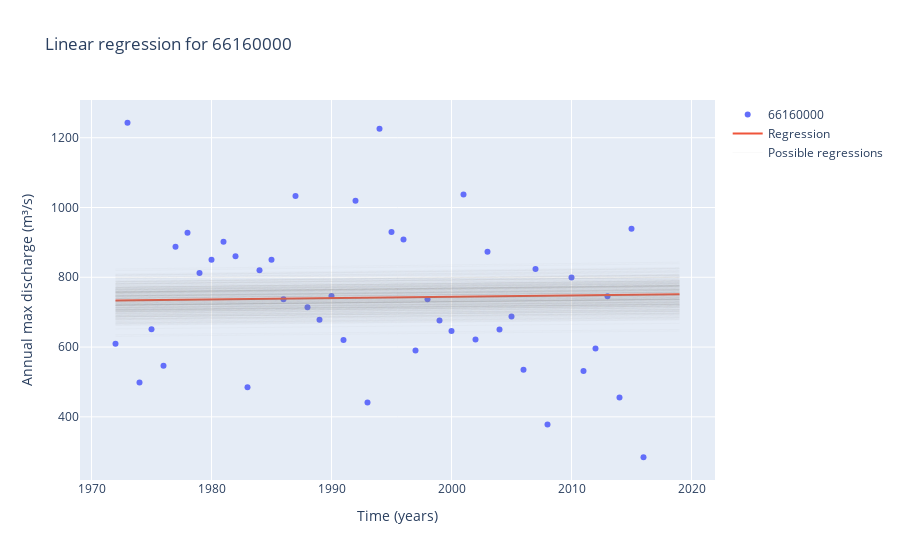

This figure's notebook cell:
### Code cell
intercept = [summary['mean'].loc['Intercept'], summary['hpd_97%'].loc['Intercept'], summary['hpd_3%'].loc['Intercept']]
slope = [summary['mean'].loc['x'], summary['hpd_97%'].loc['x'], summary['hpd_3%'].loc['x']]
years = pd.Series(max_data.index.year)
fig = go.Figure()
regression = years.map(lambda x: x*slope[0]+intercept[0])
fig.add_trace(go.Scatter(x=max_data.index.year, y=max_data.values, mode='markers', name='66160000'))
fig.add_trace(go.Scatter(x=max_data.index.year, y=regression.values, mode='lines', name='Regression', line=dict(width=2)))

#Plot possible regressions
regression_temp = years.map(lambda x: x*posterior['x'].iloc[0]+posterior['Intercept'].iloc[0])
fig.add_trace(go.Scatter(x=max_data.index.year, y=regression_temp.values, mode='lines', name='Possible regressions', line=dict(color='grey', width=.05)))
for i in range(1,300):
    regression_temp = years.map(lambda x: x*posterior['x'].iloc[i]+posterior['Intercept'].iloc[i])
    fig.add_trace(go.Scatter(x=max_data.index.year, y=regression_temp.values, mode='lines', name='Possible regressions', showlegend=False, line=dict(color='grey', width=.05)))
fig.update_layout(title="Linear regression for 66160000", xaxis_title="Time (years)", yaxis_title="Annual max discharge (m³/s)")
fig.show()
